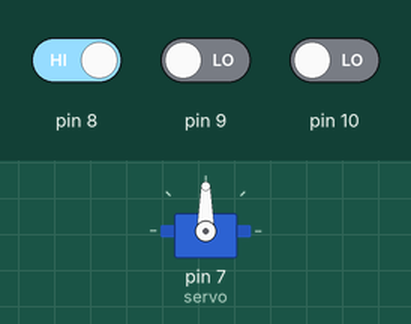
This sketch was run on a simulated Arduino Uno, built with avr-gcc and run on an emulated ATmega328P. On the bench: servo. Inputs (shaded band) come from the test bench; at power-on: pin 8 HIGH, pin 9 LOW, pin 10 LOW.

Above: at 1.2 s.
1.3 s: pin 8 driven LOW
At 1.7 s:
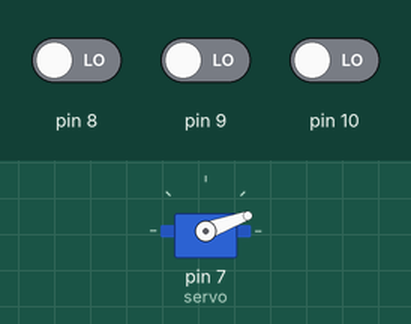
2.8 s: pin 8 driven HIGH
At 4.0 s:
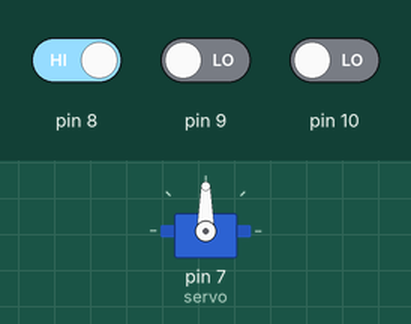
4.3 s: pin 9 driven HIGH
At 5.2 s:
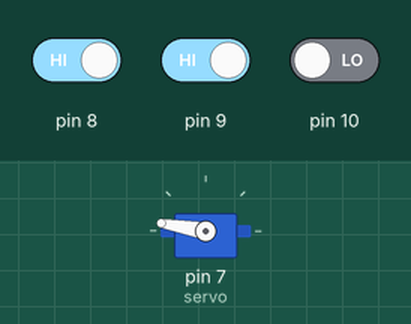
5.8 s: pin 9 driven LOW
At 6.3 s:
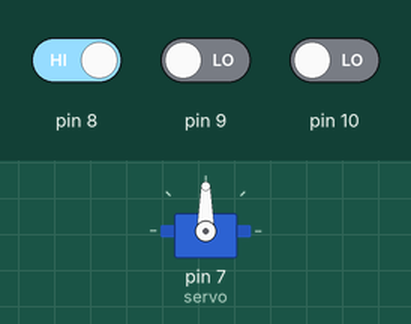
Timing chart, 0 to 8.3 s (numbered marks = the images above; inputs shaded):
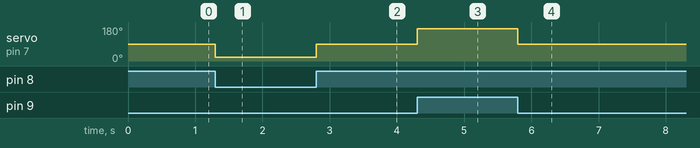

The sketch:

motor_switch.ino
```cpp
#include<Servo.h>
Servo servo;

void setup() {
  pinMode(8, INPUT);
  pinMode(9, INPUT);
  pinMode(10, INPUT);
  servo.attach(7);
}
void loop() {

  int angle;

  if(digitalRead(8) == LOW) {
    servo.write(20);
  }
  else if(digitalRead(9) == LOW) {
    servo.write(90);
  }
  else if(digitalRead(10) == LOW) {
    servo.write(170);
  }
}
```

Measured:
- after the input at 1.3 s, servo on pin 7 (servo): 90° → 20° at once
- after the input at 2.8 s, servo on pin 7 (servo): 20° → 90° at once
- after the input at 4.3 s, servo on pin 7 (servo): 90° → 170° at once
- after the input at 5.8 s, servo on pin 7 (servo): 170° → 90° at once
